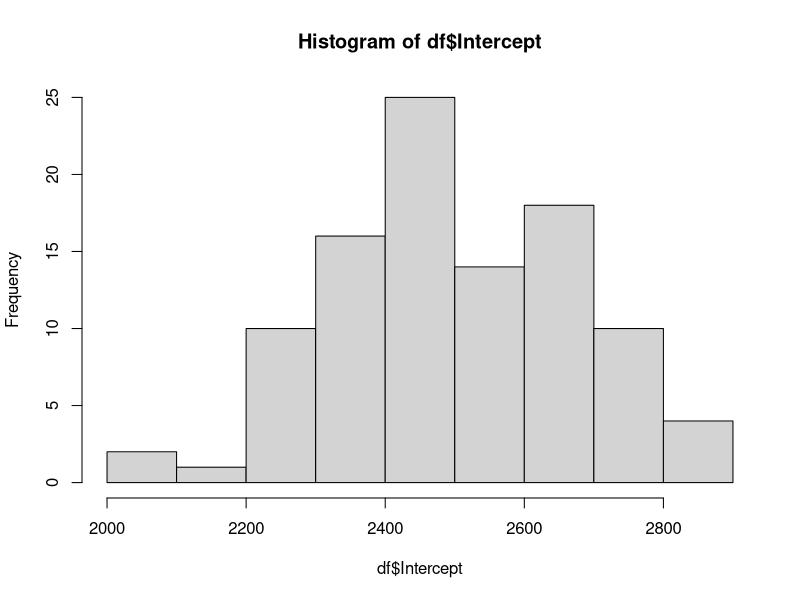
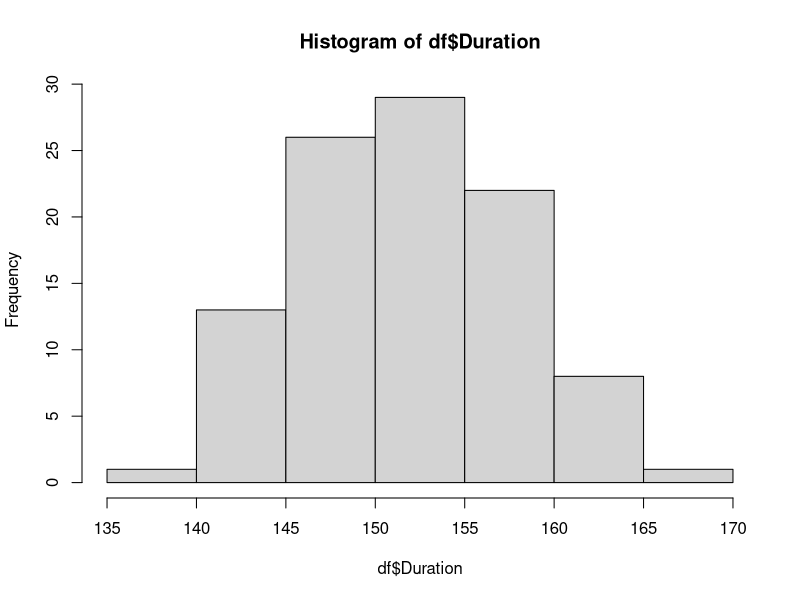
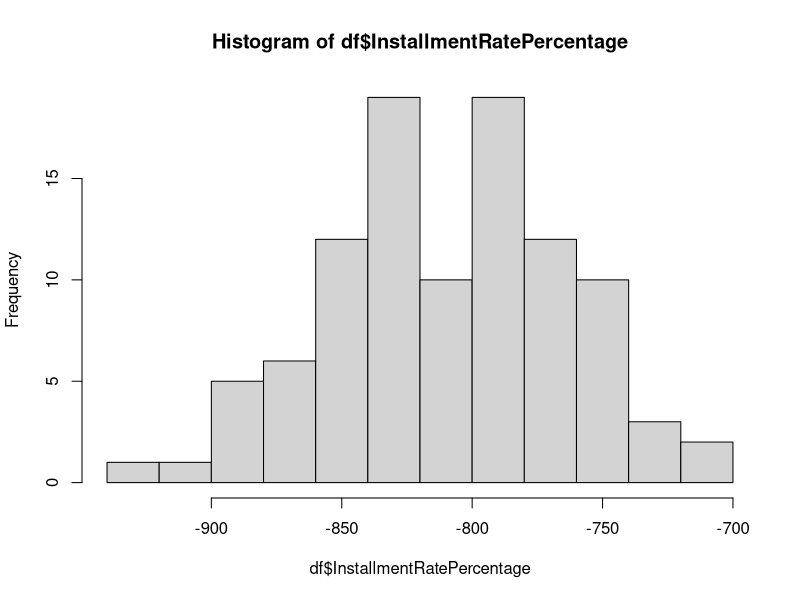
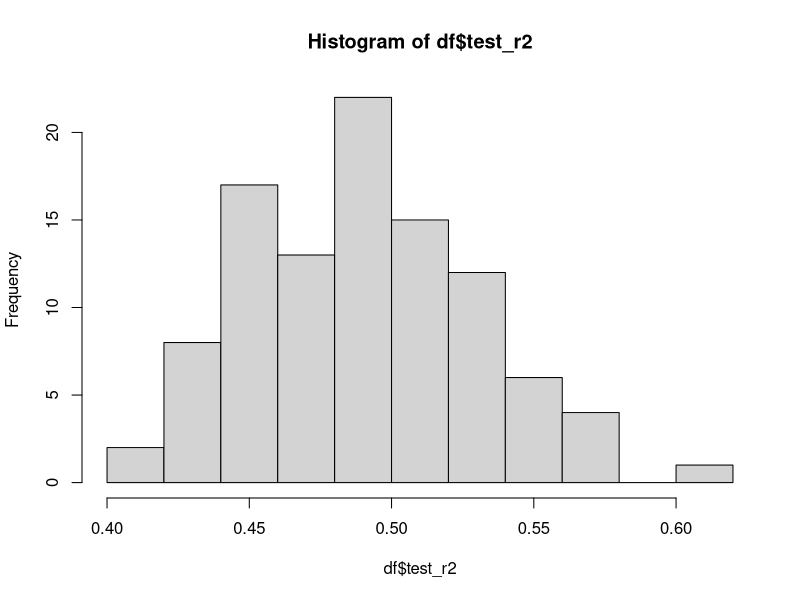

These charts were generated, in order, by the following R code:
## ---- chunk 1
knitr::opts_chunk$set(echo = TRUE)
## ---- chunk 2
library(caret)
data("GermanCredit")
GC <- GermanCredit
## ---- chunk 3
splitData <- function(data, smp_size) {
  # Take a dataset and split it randomly into train and test sets
  # The size of the training set is the smp_size argument
  train_ind <- sample(seq_len(nrow(data)), size = smp_size)
  train <- GC[ train_ind, ]
  test  <- GC[-train_ind, ]
  
  list("train"=train, "test"=test)
}

buildModel <- function(train, test) {
  # Wrapper function to build a model prediction Amount from a given training set
  # The model is fixed. This function is meant to operate inside a loop to build
  # the same model over and over again. 
  # It outputs the coefficients, train and test R^2 in a data frame
  fit <- lm(Amount ~ Duration + InstallmentRatePercentage, data=train)
  test$predictions <- predict(fit, test)
  list("model" = fit, 
       "coef" = fit$coefficients,
       "test_r2" = cor(test$predictions, test$Amount)^2,
       "train_r2" = summary(fit)$r.squared)
}
## ---- chunk 4
# Set the seed so the results are repeatable
set.seed(123)

# Build the same model 1000 times and save the output
models <- lapply(1:100, function(i) {
  data_list = splitData(GC, 632)
  buildModel(data_list$train, data_list$test)
})

df <- plyr::ldply(models, function(m) {
  df <- data.frame(t(m$coef))
  names(df)[1] <- "Intercept"
  df$test_r2 <- m$test_r2
  df$train_r2 <- m$train_r2
  df
})
## ---- chunk 5
hist(df$Intercept)
hist(df$Duration)
hist(df$InstallmentRatePercentage)
hist(df$test_r2)
